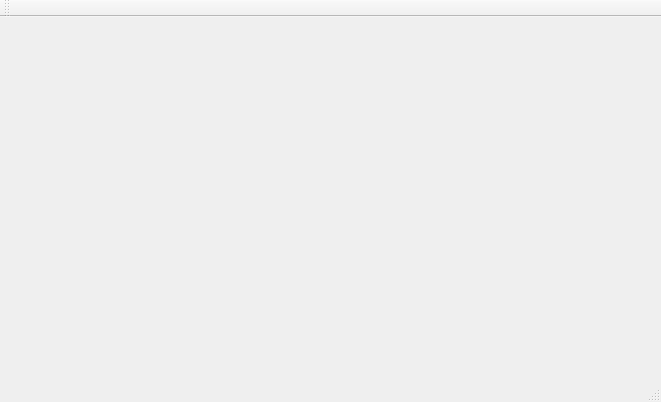
<?xml version="1.0" encoding="UTF-8"?>
<ui version="4.0">
 <class>MainWindow</class>
 <widget class="QMainWindow" name="MainWindow">
  <property name="geometry">
   <rect>
    <x>0</x>
    <y>0</y>
    <width>661</width>
    <height>402</height>
   </rect>
  </property>
  <property name="windowTitle">
   <string>MainWindow</string>
  </property>
  <widget class="QWidget" name="centralWidget">
   <widget class="QQtCustomSpeedMeter" name="w0" native="true">
    <property name="geometry">
     <rect>
      <x>120</x>
      <y>50</y>
      <width>361</width>
      <height>191</height>
     </rect>
    </property>
   </widget>
  </widget>
  <widget class="QMenuBar" name="menuBar">
   <property name="geometry">
    <rect>
     <x>0</x>
     <y>0</y>
     <width>661</width>
     <height>28</height>
    </rect>
   </property>
  </widget>
  <widget class="QToolBar" name="mainToolBar">
   <attribute name="toolBarArea">
    <enum>TopToolBarArea</enum>
   </attribute>
   <attribute name="toolBarBreak">
    <bool>false</bool>
   </attribute>
  </widget>
  <widget class="QStatusBar" name="statusBar"/>
 </widget>
 <layoutdefault spacing="6" margin="11"/>
 <customwidgets>
  <customwidget>
   <class>QQtCustomSpeedMeter</class>
   <extends>QWidget</extends>
   <header location="global">qqtcustomspeedmeter.h</header>
   <container>1</container>
  </customwidget>
 </customwidgets>
 <resources/>
 <connections/>
</ui>
